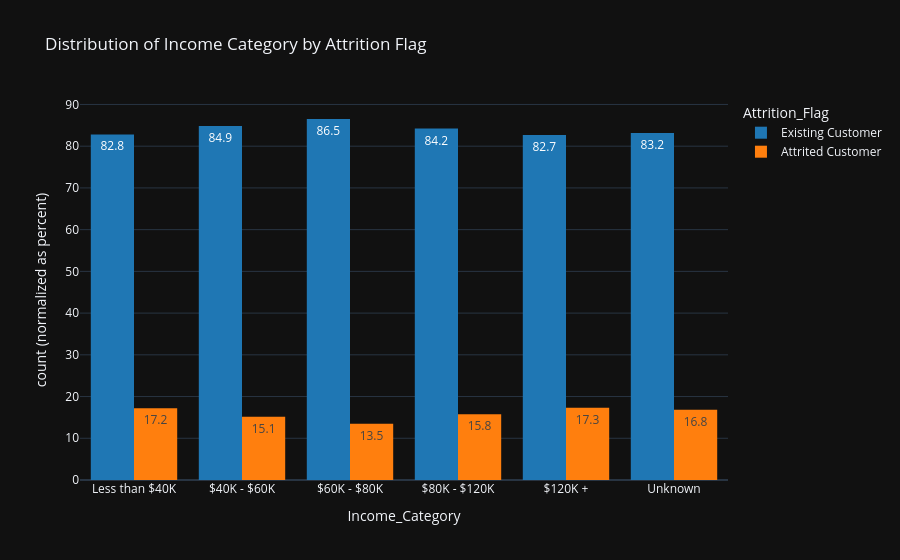

The notebook cell saved with this chart:
### Markdown cell above
I see here it has no relation with the marital status.

### Code cell
fig = px.histogram(bank_df, x = 'Income_Category', color = 'Attrition_Flag',
                    title = 'Distribution of Income Category by Attrition Flag',
                    barmode = 'group',
                    category_orders = {'Income_Category': ['Less than $40K', '$40K - $60K', '$60K - $80K', '$80K - $120K', '$120K +', 'Unknown']},
                    color_discrete_sequence = px.colors.qualitative.D3,
                    barnorm = 'percent', text_auto = '.1f')
fig.show()

### Figure 1 — Plotly figure (JSON) as saved in the notebook; plotly's stock layout.template omitted (floating-point values rounded to 4 significant figures; data arrays with more than 128 entries replaced by an {"elided": "..."} marker saying what was removed)
{"data": [{"alignmentgroup": "True", "bingroup": "x", "hovertemplate": "Attrition_Flag=Existing Customer<br>Income_Category=%{x}<br>count (normalized as percent)=%{y}<extra></extra>", "legendgroup": "Existing Customer", "marker": {"color": "#1F77B4", "pattern": {"shape": ""}}, "name": "Existing Customer", "offsetgroup": "Existing Customer", "orientation": "v", "showlegend": true, "texttemplate": "%{value:.1f}", "type": "histogram", "x": {"elided": "8500 str values"}, "xaxis": "x", "yaxis": "y"}, {"alignmentgroup": "True", "bingroup": "x", "hovertemplate": "Attrition_Flag=Attrited Customer<br>Income_Category=%{x}<br>count (normalized as percent)=%{y}<extra></extra>", "legendgroup": "Attrited Customer", "marker": {"color": "#FF7F0E", "pattern": {"shape": ""}}, "name": "Attrited Customer", "offsetgroup": "Attrited Customer", "orientation": "v", "showlegend": true, "texttemplate": "%{value:.1f}", "type": "histogram", "x": {"elided": "1627 str values"}, "xaxis": "x", "yaxis": "y"}], "layout": {"barmode": "group", "barnorm": "percent", "legend": {"title": {"text": "Attrition_Flag"}, "tracegroupgap": 0}, "title": {"text": "Distribution of Income Category by Attrition Flag"}, "xaxis": {"anchor": "y", "categoryarray": ["Less than $40K", "$40K - $60K", "$60K - $80K", "$80K - $120K", "$120K +", "Unknown"], "categoryorder": "array", "domain": [0, 1], "title": {"text": "Income_Category"}}, "yaxis": {"anchor": "x", "domain": [0, 1], "title": {"text": "count (normalized as percent)"}}}}
